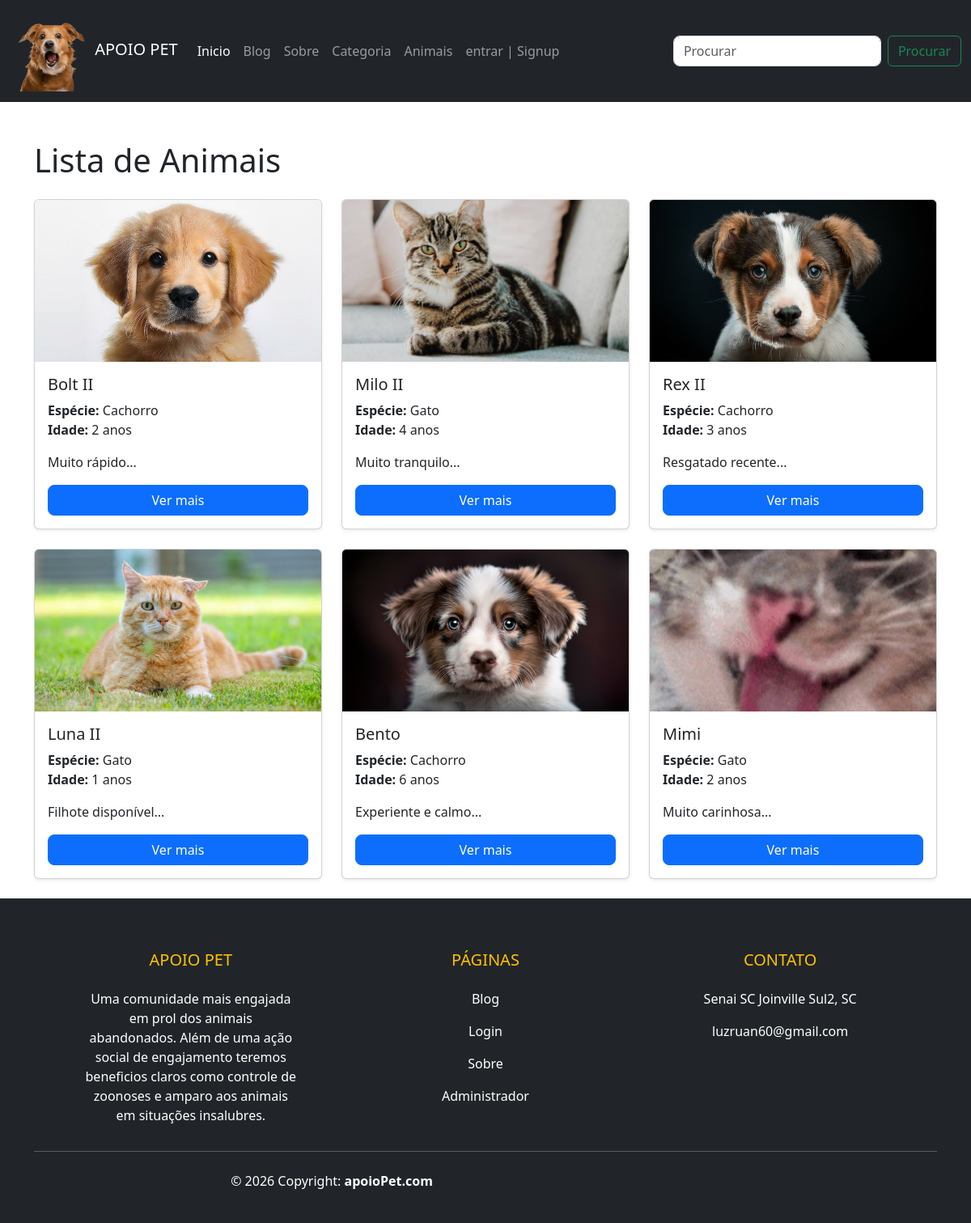
Page /animals.php on the committed database.
### tables this page shows
CREATE TABLE `animals` (
  `id` int(11) NOT NULL,
  `name` varchar(100) DEFAULT NULL,
  `species` varchar(100) DEFAULT NULL,
  `age` int(11) DEFAULT NULL,
  `description` text DEFAULT NULL,
  `created_at` timestamp NOT NULL DEFAULT current_timestamp(),
  `image` varchar(255) DEFAULT NULL
);

### admin/data/Animal.php (called while the page is built, shortened)
<?php
function getAllAnimals($conn){
   $sql = "SELECT * FROM animals ORDER BY id DESC";
   $stmt = $conn->prepare($sql);
   $stmt->execute();
   return $stmt->fetchAll(PDO::FETCH_ASSOC);
}

### animals.php (the view, shortened to what this page needs)
<?php
$logged = false;
?>
<!DOCTYPE html>
<html lang="pt-br">
<head>
	<link href="https://cdn.jsdelivr.net/npm/bootstrap@5.3.8/dist/css/bootstrap.min.css" rel="stylesheet">
	<link rel="stylesheet" href="assets/CSS/style.css">
</head>
<body>
	<?php
	include_once("db_conn.php");
	include_once("admin/data/Animal.php");
	$animals = getAllAnimals($conn);
	?>
	<?php include 'navbar.php'; ?>
	<div class="container mt-5">
		<h1 class="mb-4">Lista de Animais</h1>
		<?php if (!empty($animals)) { ?>
			<div class="row">
				<?php foreach ($animals as $animal) { ?>
					<div class="col-md-4 mb-4">
						<div class="card h-100 shadow-sm">
							<?php
							$img = !empty($animal['image']) ? $animal['image'] : 'default.jpg';
							?>
							<img src="upload/animals/<?= htmlspecialchars($img) ?>"
								class="card-img-top"
								style="height: 200px; object-fit: cover;">
							<div class="card-body">
								<h5 class="card-title">
									<?= htmlspecialchars($animal['name']) ?>
								</h5>
								<p class="card-text">
									<strong>Espécie:</strong> <?= htmlspecialchars($animal['species']) ?><br>
									<strong>Idade:</strong> <?= (int)$animal['age'] ?> anos
								</p>
								<p class="card-text">
									<?= htmlspecialchars(substr($animal['description'] ?? '', 0, 100)) ?>...
								</p>
								<a href="animal-view.php?id=<?= (int)$animal['id'] ?>"
									class="btn btn-primary w-100">
									Ver mais
								</a>
							</div>
						</div>
					</div>
				<?php } ?>
			</div>
		<?php } else { ?>
			<div class="alert alert-warning">
				Nenhum animal cadastrado ainda.
			</div>
		<?php } ?>
	</div>
	<?php include 'footer.php'; ?>
</body>
</html>

### navbar.php (shortened to what this page needs)
 <nav class="navbar navbar-expand-lg navbar-dark bg-dark text-white ">
     <div class="container-fluid">
         <a class="navbar-brand" href="#">
             <img src="./assets/imgs/icon.png" width="100" alt="cachorro do apoio pet">
             APOIO PET
         </a>
    <div class="collapse navbar-collapse" id="navbarSupportedContent">
      <ul class="navbar-nav me-auto mb-2 mb-lg-0">
        <li class="nav-item">
          <a class="nav-link active" aria-current="page" href="index.php">Inicio</a>
        </li>
        <li class="nav-item">
          <a class="nav-link" href="blog.php">Blog</a>
        </li>
        <li class="nav-item">
          <a class="nav-link" href="sobre.php">Sobre</a>
        </li>
        <li class="nav-item">
          <a class="nav-link"
             href="categoria.php">
             Categoria</a>
        </li>
        <li class="nav-item">
          <a class="nav-link"
             href="animals.php">
             Animais</a>
        </li>
         <?php
              if ($logged) {
         ?>
        <li class="nav-item dropdown">
          <a class="nav-link dropdown-toggle"
             href="profile.php"
             role="button"
             data-bs-toggle="dropdown"
             aria-expanded="false">
             <i class="fa fa-user"
                aria-hidden="true"></i>
            @<?=$_SESSION['username']?>
          </a>
          <ul class="dropdown-menu">
            <li><a class="dropdown-item"
            	   href="logout.php">
            	   Sair</a></li>
          </ul>
        </li>
        <?php
              } else {
         ?>
         <li class="nav-item">
          <a class="nav-link" href="login.php">entrar | Signup</a>
        </li>
         <?php
              }
         ?>
      </ul>
      <form class="d-flex"
             role="search"
             method="GET"
             action="blog.php">
        <input class="form-control me-2"
               type="search"
               name="search"
               placeholder="Procurar"
               aria-label="Search">
        <button class="btn btn-outline-success"
                type="submit">
                Procurar</button>
      </form>
    </div>
  </div>
</nav>

### footer.php
<footer class="bg-dark text-white pt-5 pb-4">
  <div class="container text-center text-md-left">
    <div class="row text-center text-md-left">
      <div class="col-md-3 col-lg-3 col-xl-3 mx-auto mt-3">
        <h5 class="text-uppercase mb-4 font-weight-bold text-warning">APOIO PET</h5>
        <p>Uma comunidade mais engajada em prol dos animais abandonados.
            Além de uma ação social de engajamento teremos beneficios claros como controle de zoonoses e amparo aos animais em situações insalubres.
        </p>
      </div>
      <div class="col-md-2 col-lg-2 col-xl-2 mx-auto mt-3">
        <h5 class="text-uppercase mb-4 font-weight-bold text-warning">Páginas</h5>
        <p><a href="blog.php" class="text-white" style="text-decoration: none;">Blog</a></p>
        <p><a href="login.php" class="text-white" style="text-decoration: none;">Login</a></p>
        <p><a href="sobre.php" class="text-white" style="text-decoration: none;">Sobre</a></p>
        <p><a href="admin-login.php" class="text-white" style="text-decoration: none;">Administrador</a></p>
      </div>
      <div class="col-md-4 col-lg-3 col-xl-3 mx-auto mt-3">
        <h5 class="text-uppercase mb-4 font-weight-bold text-warning">Contato</h5>
        <p><i class="fas fa-home mr-3"></i> Senai SC Joinville Sul2, SC</p>
        <p><i class="fas fa-envelope mr-3"></i> luzruan60@gmail.com</p>
      </div>
    </div>
    <hr class="mb-4">
    <div class="row align-items-center">
      <div class="col-md-7 col-lg-8">
        <p>© 2026 Copyright: <strong>apoioPet.com</strong></p>
      </div>
    </div>
  </div>
</footer>

### assets/CSS/style.css (style rules this page uses)
img { max-width: 100%; }
.form-control { border-radius: 8px; }
.btn-primary { width: 100%; border-radius: 8px; }

### rows in the picture
animals: image (picture), name "Bolt II", species "Cachorro", age "2", description "Muito rápido"
animals: image (picture), name "Milo II", species "Gato", age "4", description "Muito tranquilo"
animals: image (picture), name "Rex II", species "Cachorro", age "3", description "Resgatado recente"
animals: image (picture), name "Luna II", species "Gato", age "1", description "Filhote disponível"
animals: image (picture), name "Bento", species "Cachorro", age "6", description "Experiente e calmo"
animals: image (picture), name "Mimi", species "Gato", age "2", description "Muito carinhosa"
